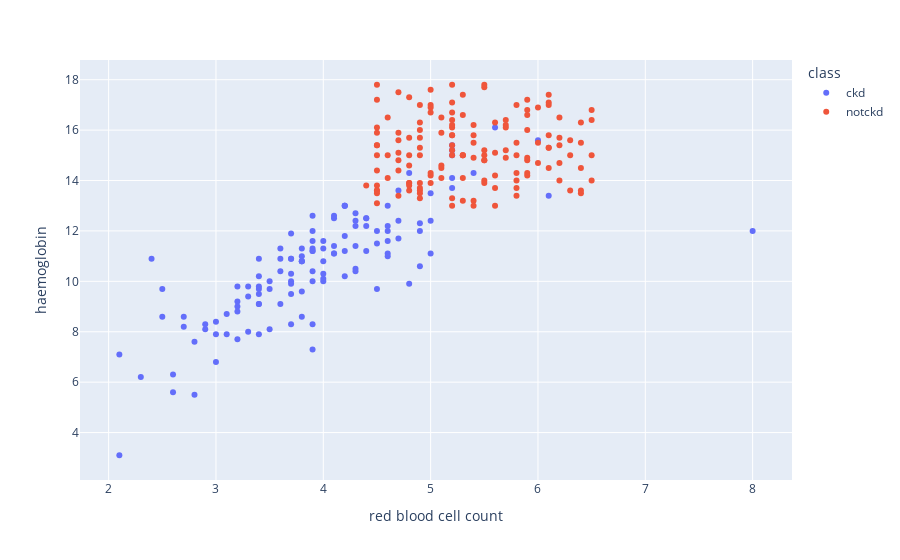

Notebook code cell kept with this figure:
### Code cell
scatter_auto("red blood cell count", "haemoglobin")

### Figure 1 — Plotly figure (JSON) as saved in the notebook; plotly's stock layout.template omitted (floating-point values rounded to 4 significant figures; data arrays with more than 128 entries replaced by an {"elided": "..."} marker saying what was removed)
{"data": [{"hovertemplate": "class=ckd<br>red blood cell count=%{x}<br>haemoglobin=%{y}<extra></extra>", "legendgroup": "ckd", "marker": {"color": "#636efa", "symbol": "circle"}, "mode": "markers", "name": "ckd", "orientation": "v", "showlegend": true, "type": "scatter", "x": {"elided": "250 float values"}, "xaxis": "x", "y": {"elided": "250 float values"}, "yaxis": "y"}, {"hovertemplate": "class=notckd<br>red blood cell count=%{x}<br>haemoglobin=%{y}<extra></extra>", "legendgroup": "notckd", "marker": {"color": "#EF553B", "symbol": "circle"}, "mode": "markers", "name": "notckd", "orientation": "v", "showlegend": true, "type": "scatter", "x": {"elided": "150 float values"}, "xaxis": "x", "y": {"elided": "150 float values"}, "yaxis": "y"}], "layout": {"legend": {"title": {"text": "class"}, "tracegroupgap": 0}, "margin": {"t": 60}, "xaxis": {"anchor": "y", "domain": [0, 1], "title": {"text": "red blood cell count"}}, "yaxis": {"anchor": "x", "domain": [0, 1], "title": {"text": "haemoglobin"}}}}
